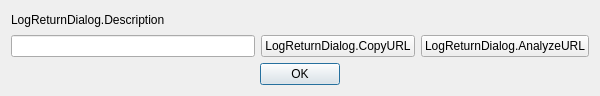
<?xml version="1.0" encoding="UTF-8"?>
<ui version="4.0">
 <class>OBSLogReply</class>
 <widget class="QDialog" name="OBSLogReply">
  <property name="geometry">
   <rect>
    <x>0</x>
    <y>0</y>
    <width>600</width>
    <height>96</height>
   </rect>
  </property>
  <property name="windowTitle">
   <string>LogReturnDialog</string>
  </property>
  <layout class="QVBoxLayout" name="verticalLayout">
   <item>
    <widget class="QLabel" name="description">
     <property name="text">
      <string>LogReturnDialog.Description</string>
     </property>
    </widget>
   </item>
   <item>
    <layout class="QHBoxLayout" name="horizontalLayout">
     <item>
      <widget class="QLineEdit" name="urlEdit">
       <property name="text">
        <string notr="true"/>
       </property>
       <property name="readOnly">
        <bool>true</bool>
       </property>
      </widget>
     </item>
     <item>
      <widget class="QPushButton" name="copyURL">
       <property name="text">
        <string>LogReturnDialog.CopyURL</string>
       </property>
      </widget>
     </item>
     <item>
      <widget class="QPushButton" name="analyzeURL">
       <property name="text">
        <string>LogReturnDialog.AnalyzeURL</string>
       </property>
      </widget>
     </item>
    </layout>
   </item>
   <item>
    <widget class="QDialogButtonBox" name="buttonBox">
     <property name="orientation">
      <enum>Qt::Orientation::Horizontal</enum>
     </property>
     <property name="standardButtons">
      <set>QDialogButtonBox::StandardButton::Ok</set>
     </property>
     <property name="centerButtons">
      <bool>true</bool>
     </property>
    </widget>
   </item>
  </layout>
 </widget>
 <resources/>
 <connections>
  <connection>
   <sender>buttonBox</sender>
   <signal>accepted()</signal>
   <receiver>OBSLogReply</receiver>
   <slot>accept()</slot>
   <hints>
    <hint type="sourcelabel">
     <x>248</x>
     <y>254</y>
    </hint>
    <hint type="destinationlabel">
     <x>157</x>
     <y>274</y>
    </hint>
   </hints>
  </connection>
  <connection>
   <sender>buttonBox</sender>
   <signal>rejected()</signal>
   <receiver>OBSLogReply</receiver>
   <slot>reject()</slot>
   <hints>
    <hint type="sourcelabel">
     <x>316</x>
     <y>260</y>
    </hint>
    <hint type="destinationlabel">
     <x>286</x>
     <y>274</y>
    </hint>
   </hints>
  </connection>
 </connections>
</ui>
